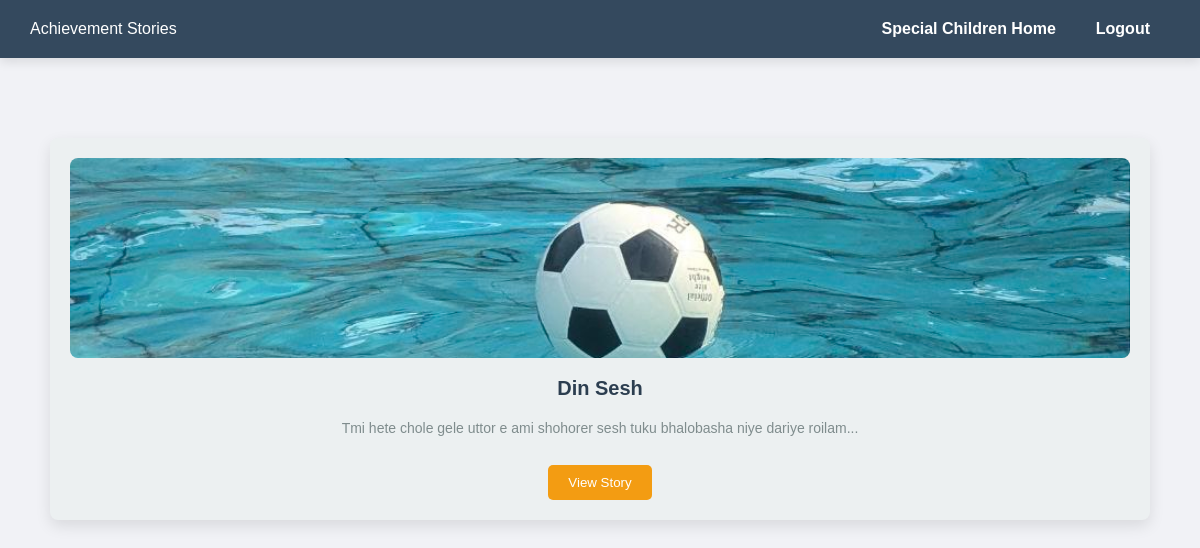
The page /achievement_stories.php on the database its author committed.
### tables this page shows
CREATE TABLE `achievement_stories` (
  `id` int(11) NOT NULL,
  `user_id` int(11) NOT NULL,
  `title` varchar(255) NOT NULL,
  `description` text NOT NULL,
  `media_path` varchar(255) DEFAULT NULL,
  `is_published` tinyint(1) DEFAULT 0,
  `created_at` timestamp NOT NULL DEFAULT current_timestamp()
);

### achievement_stories.php (the view, shortened to what this page needs)
<?php
include 'db.php';
$sql = "SELECT a.*, CONCAT(u.first_name, ' ', u.last_name) AS full_name
        FROM achievement_stories a
        JOIN users u ON a.user_id = u.id
        WHERE a.is_published = 1
        ORDER BY a.id DESC";
$result = $conn->query($sql);
$allStories = [];
if ($result && $result->num_rows > 0) {
    while ($row = $result->fetch_assoc()) {
        $allStories[] = [
            'id' => $row['id'],
            'title' => $row['title'],
            'user' => $row['full_name'],
            'description' => $row['description'],
            'image' => $row['media_path'] ?: 'https://via.placeholder.com/300'
        ];
    }
}
?>
<!DOCTYPE html>
<html lang="en">
<head>
</head>
<body>
    <div class="navbar">
        <span>Achievement Stories</span>
        <ul>
            <li><a href="specialchild.php">Special Children Home</a></li>
            <li><a href="parent_logout.php">Logout</a></li>
        </ul>
    </div>
    <div class="story-container">
        <?php foreach ($allStories as $story): ?>
            <div class="story-card" onclick="openStoryModal('<?php echo $story['id']; ?>')">
                <img src="<?php echo htmlspecialchars($story['image']); ?>" alt="Story Image" />
                <h3><?php echo htmlspecialchars($story['title']); ?></h3>
                <p><?php echo htmlspecialchars(substr($story['description'], 0, 80)) . '...'; ?></p>
                <button class="view-story-btn">View Story</button>
            </div>
        <?php endforeach; ?>
    </div>
</body>
</html>

### achievement_stories.php (style rules this page uses)
body { font-family: 'Poppins', sans-serif; margin: 0; padding: 0; background: #f1f2f6; text-align: center; }
.navbar { background-color: #34495e; color: white; padding: 20px 30px; display: flex; justify-content: space-between; align-items: center; box-shadow: 0 4px 10px rgba(0, 0, 0, 0.1); }
.navbar ul { list-style: none; margin: 0; padding: 0; display: flex; }
.navbar ul li { margin: 0 20px; }
.navbar ul li a { color: white; text-decoration: none; font-weight: bold; transition: color 0.3s ease-in-out; }
.story-container { display: grid; grid-template-columns: repeat(auto-fit, minmax(280px, 1fr)); gap: 20px; padding: 50px; margin-top: 30px; }
.story-card { background-color: #ecf0f1; padding: 20px; border-radius: 8px; box-shadow: 0 6px 15px rgba(0, 0, 0, 0.1); cursor: pointer; transition: all 0.3s ease-in-out; text-align: center; }
.story-card img { width: 100%; height: 200px; object-fit: cover; border-radius: 8px; }
.story-card h3 { margin-top: 15px; font-size: 20px; color: #2c3e50; }
.story-card p { font-size: 14px; color: #7f8c8d; margin-top: 10px; }
.story-card .view-story-btn { background-color: #f39c12; border: none; padding: 10px 20px; color: white; border-radius: 5px; cursor: pointer; margin-top: 15px; transition: background-color 0.3s ease-in-out; }

### rows shown on the page
achievement_stories: media_path (picture), title "Din Sesh", description "Tmi hete chole gele uttor e ami shohorer sesh tuku bhalobasha niye dariye roilam"
